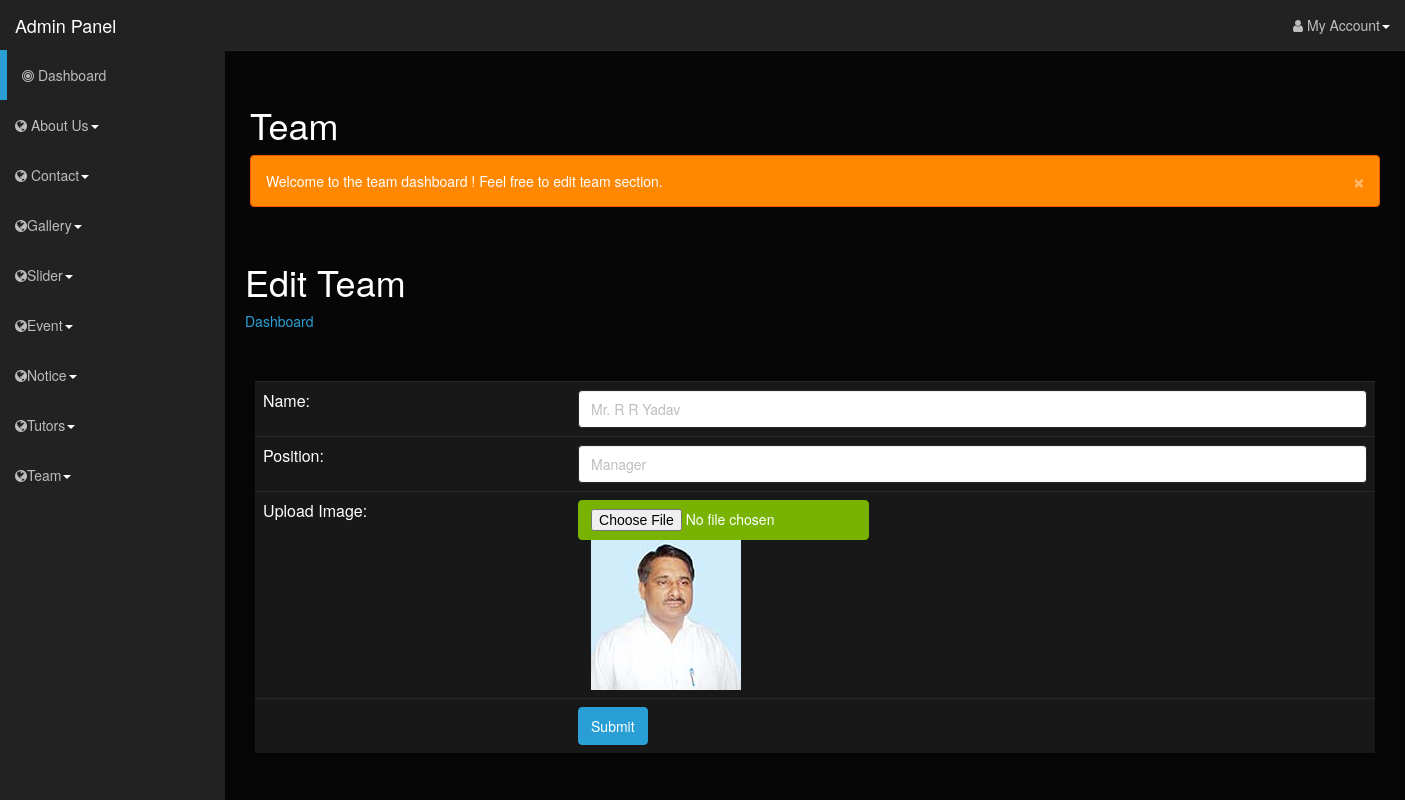
The app's page /admin/editteam.php?data_id=1 with its own data.
### tables this page shows
CREATE TABLE `team` (
  `id` int(10) NOT NULL,
  `tname` varchar(50) NOT NULL,
  `position` varchar(50) NOT NULL,
  `photo` varchar(50) NOT NULL,
  `status` int(2) NOT NULL
);

### admin/editteam.php (the view, shortened to what this page needs)
<html lang="en">
<head>
    <link rel="stylesheet" type="text/css" href="bootstrap/css/bootstrap.min.css" />
    <link rel="stylesheet" type="text/css" href="font-awesome/css/font-awesome.min.css" />
    <link rel="stylesheet" type="text/css" href="css/local.css" />
    <link rel="stylesheet" type="text/css" href="http://www.shieldui.com/shared/components/latest/css/light-bootstrap/all.min.css" />
    <link id="gridcss" rel="stylesheet" type="text/css" href="http://www.shieldui.com/shared/components/latest/css/dark-bootstrap/all.min.css" />
</head>
<body>
    <div id="wrapper">
          <?php
		    include("navigation.php");
			?>
		 <div id="page-wrapper">
            <div class="row">
                <div class="col-lg-12">
                    <h1>Team</h1>
                    <div class="alert alert-dismissable alert-warning">
                        <button data-dismiss="alert" class="close" type="button">&times;</button>
                         Welcome to the team dashboard ! Feel free to edit team section.
                        <br />
                    </div>
                </div>
            </div>
         </div>
			<section class="banner-area relative about-banner" id="home" >
				<div class="container">
					<div class="row d-flex align-items-center justify-content-center">
						<div class="about-content col-lg-12">
							<h1 class="text-white">
								Edit Team
							</h1>
							<p class="text-white link-nav"><a href="index.php">Dashboard </a>
						</div>
					</div>
				</div>
			</section>
            <br><br>
			<section class="info-area pb-40">
				<div class="container-fluid">
				    <div class="col-md-12">
					  <form method="POST" action="" enctype = "multipart/form-data">
					  <?php
							include("connect.php");
							$id=$_GET['data_id'];
							$result=mysqli_query($con,"select * from team where id=$id and status=1");
							$row = mysqli_fetch_assoc($result);
						?>
				<table class="table">
				<tr>
					<td>Name:</td>
					<td>
						<input type="text" name="tname" id="tname" class="form-control" data-validation="custom" data-validation-regexp="^([a-zA-Z ]+)$" value="<?php echo $row['tname']?>">
					</td>
				</tr>
				<tr>
					<td>Position:</td>
					<td>
						<input type="text" name="position" id="position" class="form-control" data-validation="required" value="<?php echo $row['position']?>">
					</td>
				</tr>
				<tr>
					<td> Upload Image:</td>
					<td><input class="btn btn-success" type="file"  name="image" value="Upload" data-validation="required">
					<?php  echo ("<img  src='../img/tutors/".$row['photo']."' class='img-fluid'>");?>
					</td>
				</tr>
				<tr>
					<td></td>
					<td><input class="btn btn-primary" type="submit"  name="register"
					value="Submit"></td>
				</tr>
			</table>
			</form>
		</div>
					</div>
				</div>
	</body>
</html>

### records on screen
team: tname "Mr. R R Yadav", position "Manager", photo (picture)
